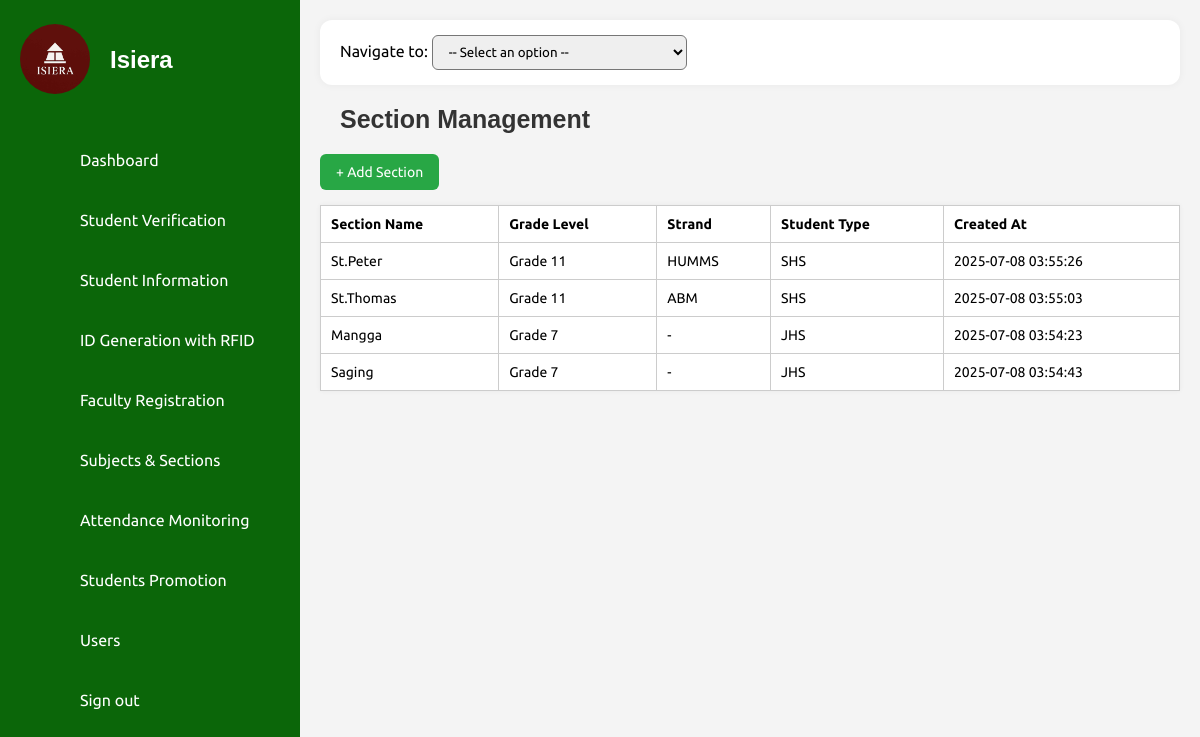
The app's page /isiera/section_management.php (signed in) with its own data.
### tables this page shows
CREATE TABLE `sections` (
  `id` int(11) NOT NULL,
  `section_name` varchar(100) NOT NULL,
  `student_type` enum('JHS','SHS') NOT NULL,
  `grade_level` varchar(20) DEFAULT NULL,
  `created_at` timestamp NOT NULL DEFAULT current_timestamp(),
  `strand_id` int(11) DEFAULT NULL
);

CREATE TABLE `strands` (
  `id` int(11) NOT NULL,
  `name` varchar(100) NOT NULL
);

### isiera/section_management.php (the view, shortened to what this page needs)
<?php
include 'db_connection.php';
$sectionsResult = $conn->query("
    SELECT s.*, st.name AS strand_name
    FROM sections s
    LEFT JOIN strands st ON s.strand_id = st.id
    ORDER BY s.grade_level ASC, s.section_name ASC
");
$sections = $sectionsResult->fetch_all(MYSQLI_ASSOC);
?>
<!DOCTYPE html>
<html lang="en">
<head>
  <link rel="stylesheet" href="assets/css/style.css" />
</head>
<body>
<?php include('sidebar.php'); ?>
<div class="main-content">
  <div class="dropdown-nav">
    <label>Navigate to:</label>
    <select onchange="navigate(this.value)">
      <option value="">-- Select an option --</option>
    </select>
  </div>
  <h2>Section Management</h2>
  <button class="add-btn" onclick="openModal()">+ Add Section</button>
<table>
  <thead>
    <tr>
      <th>Section Name</th>
      <th>Grade Level</th>
      <th>Strand</th>
      <th>Student Type</th>
      <th>Created At</th>
    </tr>
  </thead>
  <tbody>
    <?php foreach ($sections as $section): ?>
      <tr>
        <td><?= htmlspecialchars($section['section_name']) ?></td>
        <td><?= htmlspecialchars($section['grade_level']) ?></td>
        <td><?= $section['student_type'] === 'SHS' ? htmlspecialchars($section['strand_name']) : '-' ?></td>
        <td><?= htmlspecialchars($section['student_type']) ?></td>
        <td><?= htmlspecialchars($section['created_at']) ?></td>
      </tr>
    <?php endforeach; ?>
  </tbody>
</table>
</body>
</body>
</html>

### isiera/assets/css/style.css (style rules this page uses)
* { font-family: 'Ubuntu', sans-serif; margin: 0; padding: 0; box-sizing: border-box; }
:root { --green: #0b6609; --white: #fff; --gray: #f5f5f5; --black1: #222; --black2: #999; }
body { min-height: 100vh; overflow-x: hidden; }
.main-content { margin-left: 300px; padding: 20px; background-color: #f4f4f4; min-height: 100vh; overflow-x: hidden; width: calc(100% - 300px); }
.main-content h2 { text-align: left; margin-left: 20px; font-family: 'Arial', sans-serif; font-weight: 600; color: #333; font-size: 25px; }
.dropdown-nav { background-color: #fff; border-radius: 12px; padding: 15px 20px; margin-bottom: 20px; box-shadow: 0 0 8px rgba(0,0,0,0.05); }
.dropdown-nav select { padding: 8px 12px; border-radius: 6px; }

### isiera/section_management.php (style rules this page uses)
.dropdown-nav { background-color: #fff; border-radius: 12px; padding: 15px 20px; margin-bottom: 20px; box-shadow: 0 0 8px rgba(0,0,0,0.05); }
.dropdown-nav select { padding: 8px 12px; border-radius: 6px; }
.main-content { margin-left: 300px; padding: 20px; }
h2 { margin-bottom: 20px; color: #333; }
button.add-btn { background-color: #28a745; color: white; padding: 10px 16px; border: none; border-radius: 6px; cursor: pointer; font-size: 14px; margin-bottom: 15px; }
table { width: 100%; border-collapse: collapse; background-color: #fff; box-shadow: 0 0 5px rgba(0,0,0,0.05); }
table thead { background-color: #white; }
th, td { padding: 10px; border: 1px solid #ccc; text-align: left; font-size: 14px; }

### records on screen
sections: section_name "St.Peter", grade_level "Grade 11", strand.name "HUMMS", student_type "SHS", created_at "2025-07-08 03:55:26"
sections: section_name "St.Thomas", grade_level "Grade 11", strand.name "ABM", student_type "SHS", created_at "2025-07-08 03:55:03"
sections: section_name "Mangga", grade_level "Grade 7", student_type "JHS", created_at "2025-07-08 03:54:23"
sections: section_name "Saging", grade_level "Grade 7", student_type "JHS", created_at "2025-07-08 03:54:43"
